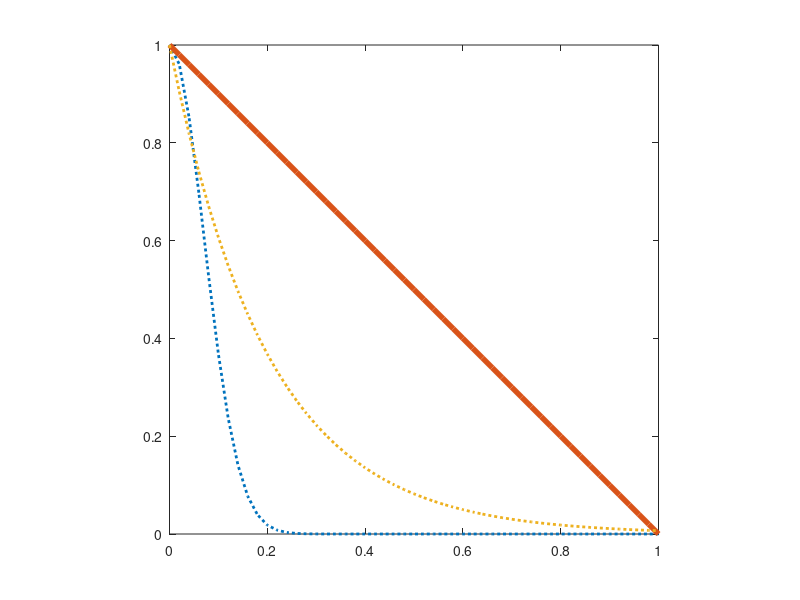

The MATLAB source for this figure: (Note: this script raises an error after producing the figure.)
clear;
% rand('seed',16);
% x1 = rand(1,20).*0.5; x1 = sort(x1);
% x2 = rand(1,12).*0.35 + 0.65; x2 = sort(x2);
% N = length(x1) + length(x2); % 样本数
randn('seed',4);
N = 32;
x = randn(1,N);
x1 = x(1:20); x2 = x(21:N); clear x;
x1 = sort(x1); x2 = sort(x2);
mn = min(x1); mx = max(x1);
x1 = (x1-mn)./(mx-mn);
x1 = x1.*0.5;
mn = min(x2); mx = max(x2);
x2 = (x2-mn)./(mx-mn);
x2 = x2.*0.35 + 0.65;
%%
X = [x1, x2; ones(1,N)]; clear x1 x2;
X2 = sum(X.*X,1); % 1*N
dist = repmat(X2, [N,1]) + repmat(X2', [1,N]) - 2.*X'*X; % N*N
% W = exp(dist./(-0.01)); % N*N
W = ones(N,N) - sqrt(dist); % N*N
% W = exp(sqrt(dist)./(-0.2)); % N*N
x=0:0.02:1;
y1 = exp(x.*x./(-0.01));
y2 = 1-x;
y3 = exp(x./(-0.2));
figure; plot(x,y1, ':', 'Linewidth',2); hold on;
plot(x,y2, '-', 'Linewidth',4); hold on;
plot(x,y3, ':', 'Linewidth',2); hold off; 
xlim([0,1]); ylim([0,1]);axis('equal');

figure; heatmap(W);
% figure; plot(X(1,:), X(2,:), '^'); % 
%%
Dv = sum(W,2); % N*1
D = diag(Dv); % N*N
[Ev_Ncut, ~] = eig(D-W, D); % Ncut
[Ev_Acut, ~] = eig(D-W); % Average Cut
[Ev_AAssoc, ~] = eig(W); % Average Association
%%
figure;
subplot(321); plot(1:N, Ev_Ncut(:,1), '^'); 
% ylim([-0.0683,-0.0682]); % W1
ylim([0.03761, 0.03762]); % W2
% ylim([-0.05238, -0.052378]); % W3
subplot(322); plot(1:N, Ev_Ncut(:,2), '^');

subplot(323); plot(1:N, Ev_Acut(:,1), '^'); 
% ylim([0.17677, 0.17678]); % W1
ylim([-0.17678, -0.17677]); % W2
% ylim([0.17677, 0.17678]); % W3
subplot(324); plot(1:N, Ev_Acut(:,2), '^');

subplot(325); plot(1:N, Ev_AAssoc(:,1), '^'); 
subplot(326); plot(1:N, Ev_AAssoc(:,2), '^');